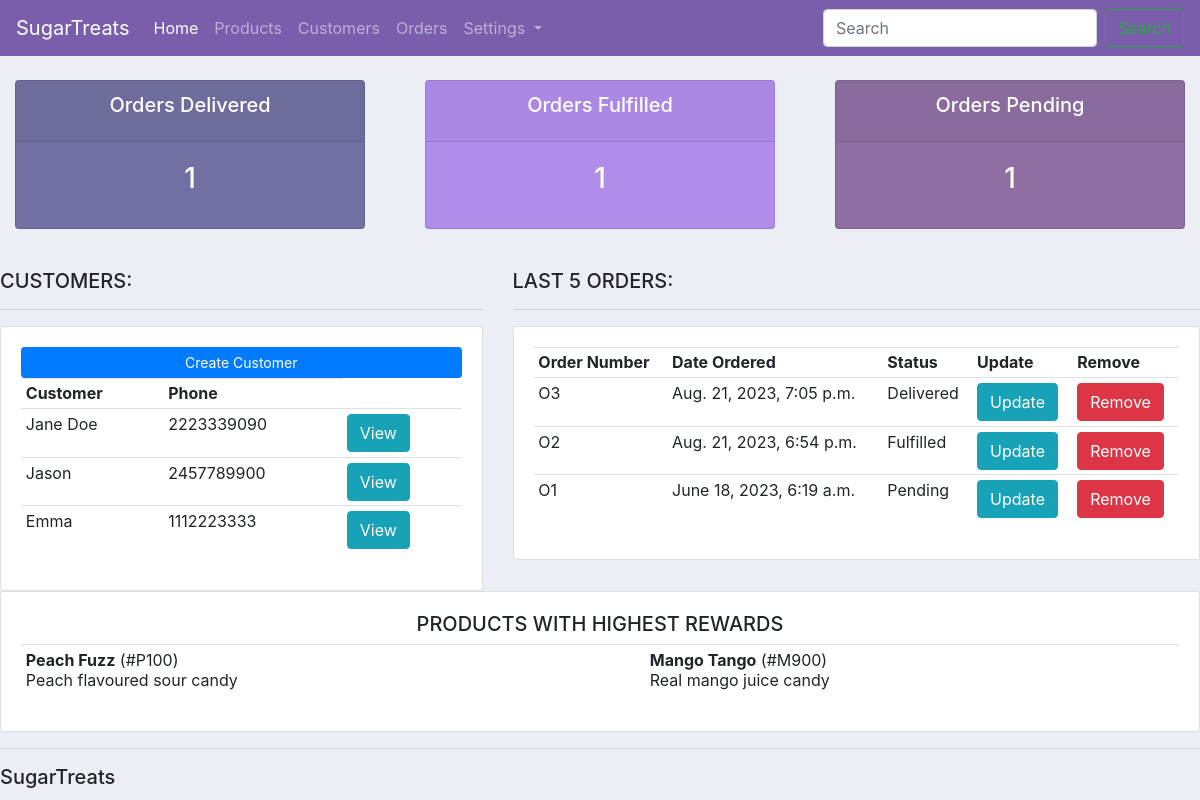
The app's page /, older data.
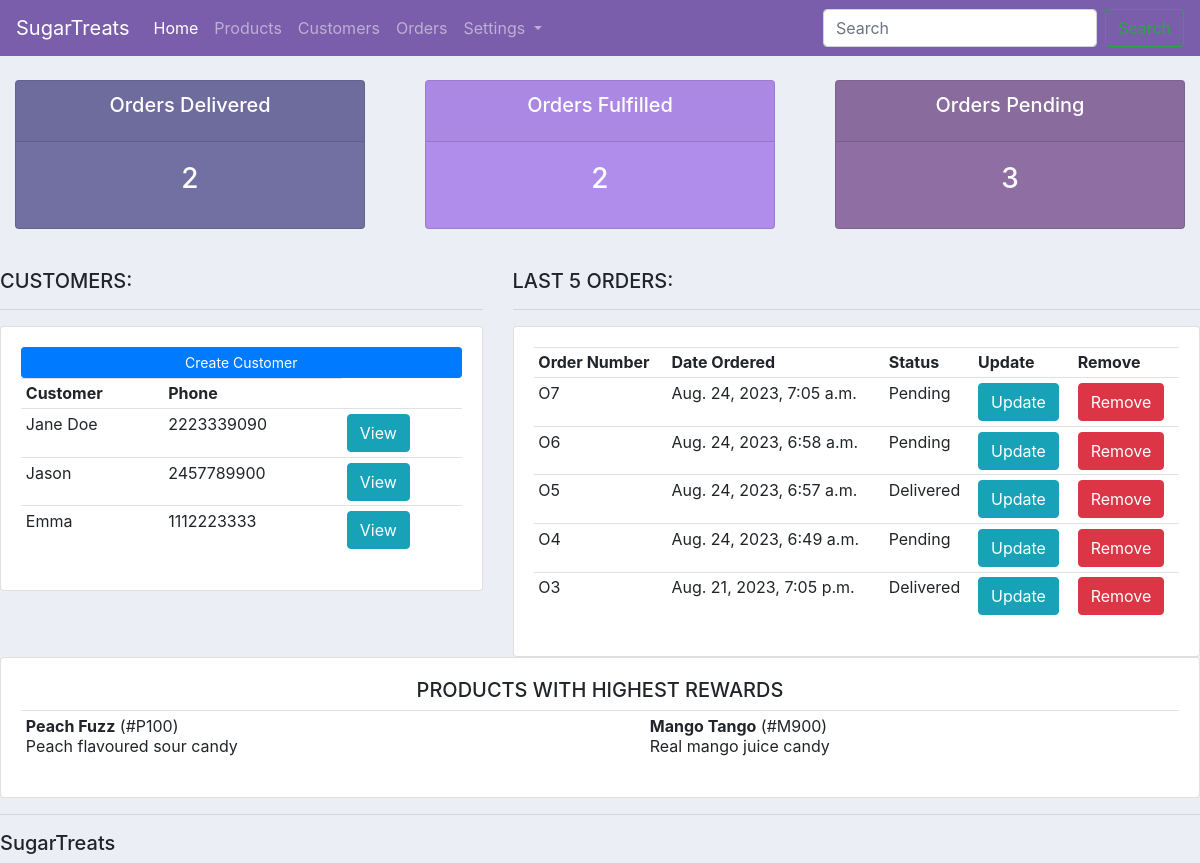
The same page, newer data.
### ecomm/models.py (models this page shows, shortened)
class Customer(models.Model):
    name = models.CharField(max_length=200, null=True)
    email = models.CharField(max_length=200, null=True)
    phone = models.CharField(max_length=200, null=True)
    date_created = models.DateTimeField(auto_now_add=True, null=True)

class Order(models.Model):
    STATUS = (
        ("Pending", "Pending"),
        ("Fulfilled", "Fulfilled"),
        ("Delivered","Delivered"),
    )
    customer = models.ForeignKey(Customer, null = True, on_delete = models.SET_NULL)
    order_items = models.ManyToManyField("OrderItem")
    note = models.CharField(max_length= 300, null = True, blank = True)
    date_created=models.DateTimeField(auto_now_add=True, null=True)
    status = models.CharField(max_length = 200, null = True, choices = STATUS)

class Product(models.Model):
    CATEGORY = (
        ("Candy", "Candy"),
        ("Chocolate", "Chocolate"),
        ("Gift box", "Gift box"),
        ("Chocolate bar", "Chocolate bar"),
    )
    name = models.CharField(max_length=200, null=True)
    product_num = models.CharField(max_length=100, unique=True)
    description = models.CharField(max_length=200, null=True)
    category = models.CharField(max_length=200, null=True, choices = CATEGORY)
    price = models.FloatField(null = True)
    date_created=models.DateTimeField(auto_now_add=True, null=True)
    tags = models.ManyToManyField(Tag, blank = True)

### ecomm/views.py (the view)
# urls.py: path("", views.home, name = "home"),
def home(request):
    customers = Customer.objects.all()
    orders = Order.objects.all()
    products = Product.objects.all()
    total_customers = customers.count()
    total_orders = orders.count()
    delivered = orders.filter(status="Delivered").count()
    fulfilled = orders.filter(status="Fulfilled").count()
    pending = orders.filter(status="Pending").count()
    list = orders.order_by("-date_created")
    ordered_list = list[:5] #returns first five objects
    context = {
        "orders": orders,
        "customers": customers,
        "products": products,
        "total_customers": total_customers,
        "total_orders": total_orders,
        "delivered": delivered,
        "pending": pending,
        "fulfilled": fulfilled,
        "ordered_list": ordered_list,
    }
    return render(request, "ecomm/dashboard.html", context)

### ecomm/templates/ecomm/dashboard.html
{% extends "ecomm/main.html" %} {% block content %}
{% include "ecomm/status.html" %}
<br />
<div class="row">
    <div class = "col-md-5">
        <h5>CUSTOMERS:</h5>
        <hr />
        <div class="card card-body">
            <a class="btn btn-primary btn-sm btn-block" href="">Create Customer</a>
            <table class="table table-sm">
                <tr>
                  <th>Customer</th>
                  <th>Phone</th>
                </tr>
                {% for customer in customers %}
                    <tr>
                        <td> {{customer.name}} </td>
                        <td> {{customer.phone}} </td>
                        <td><a class = "btn btn-small btn-info" href="{% url 'profile' customer.id %}">View</a>
                    </tr>
                {% endfor %}
            </table>
        </div>
    </div>
    <div class="col-md-7">
        <h5>LAST 5 ORDERS:</h5>
        <hr />
        <div class="card card-body">
            <table class="table table-sm">
                <tr>
                <th>Order Number</th>
                <th>Date Ordered</th>
                <th>Status</th>
                <th>Update</th>
                <th>Remove</th>
                </tr>
                {% for order in ordered_list%}
                    <tr>
                        <td>O{{order.id}}</td>
                        <td>{{order.date_created}}</td>
                        <td>{{order.status}}</td>
                        <td><a class = "btn btn-small btn-info" href="{% url 'update_order' order.id %}">Update</td>
                        <td><a class = "btn btn-small btn-danger" href="{% url 'delete_order' order.id %}">Remove</td>
                    </tr>
                {% endfor %}
            </table>
        </div>
    </div>
</div>
<div class = "row">
        <div class = "col-md-12">
            <div class = "card card-body">
                <h5><center>PRODUCTS WITH HIGHEST REWARDS</center></h5>
                <table class = "table table-sm">
                    <tr>
                    {% for product in products %}
                    <td><b>{{product.name}}</b> (#{{product.product_num}})<br>{{product.description}}</td>
                    {% endfor %}
                    </tr>
                </table>
            </div>
        </div>
</div>
{% endblock %}

Row changes from the older to the newer data that the page shows:
no longer on this page (row unchanged): Order: id "2", date_created "Aug. 21, 2023, 6:54 p.m.", status "Fulfilled"
no longer on this page (row edited): Order: id "1", date_created "June 18, 2023, 6:19 a.m.", status "Pending"
added Order: id "7", date_created "Aug. 24, 2023, 7:05 a.m.", status "Pending"
added Order: id "6", date_created "Aug. 24, 2023, 6:58 a.m.", status "Pending"
added Order: id "5", date_created "Aug. 24, 2023, 6:57 a.m.", status "Delivered"
added Order: id "4", date_created "Aug. 24, 2023, 6:49 a.m.", status "Pending"
Text that changed along with them:
{{ delivered }}: "1" → "2"
{{ fulfilled }}: "1" → "2"
{{ pending }}: "1" → "3"
